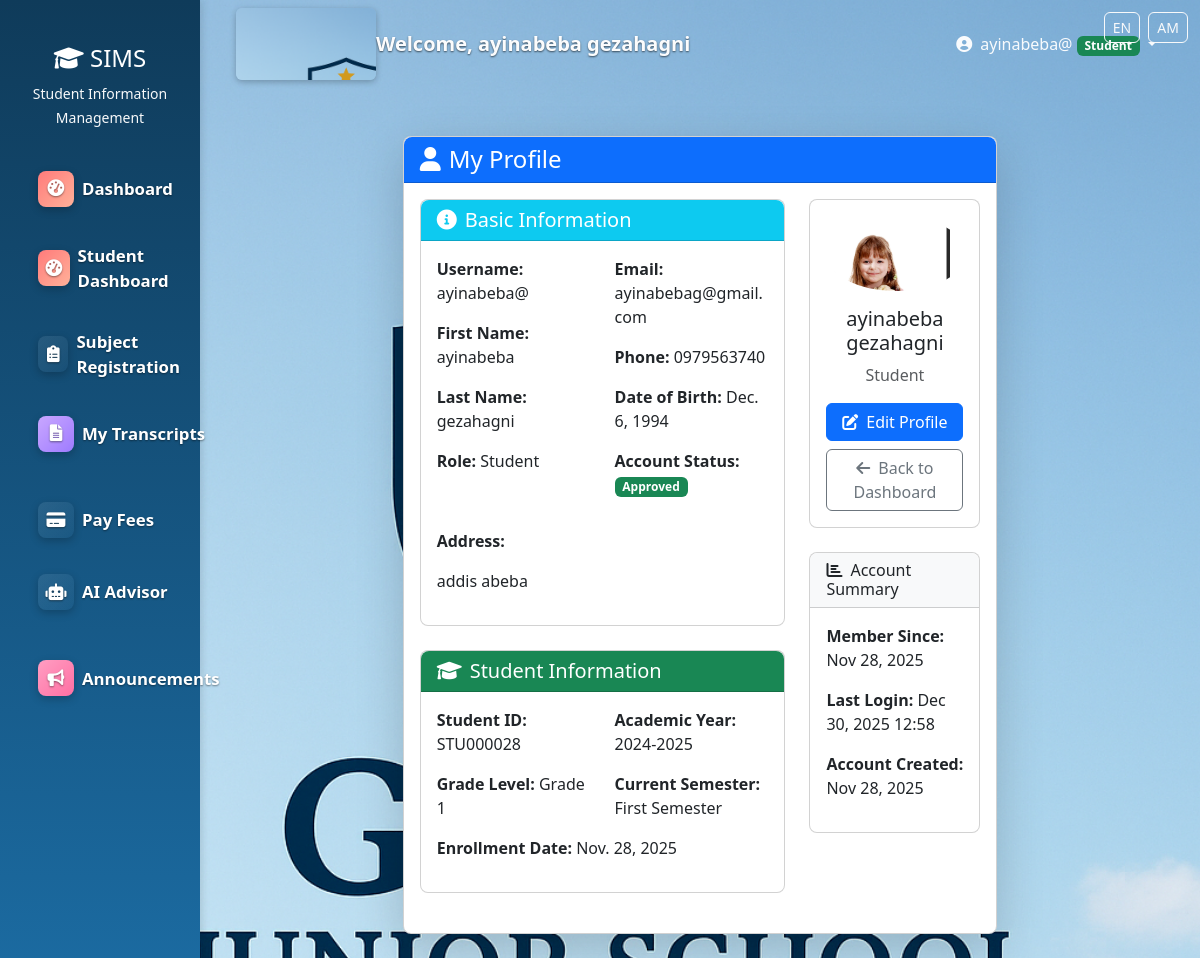
Page /users/profile/ (signed in) on the earlier database version.
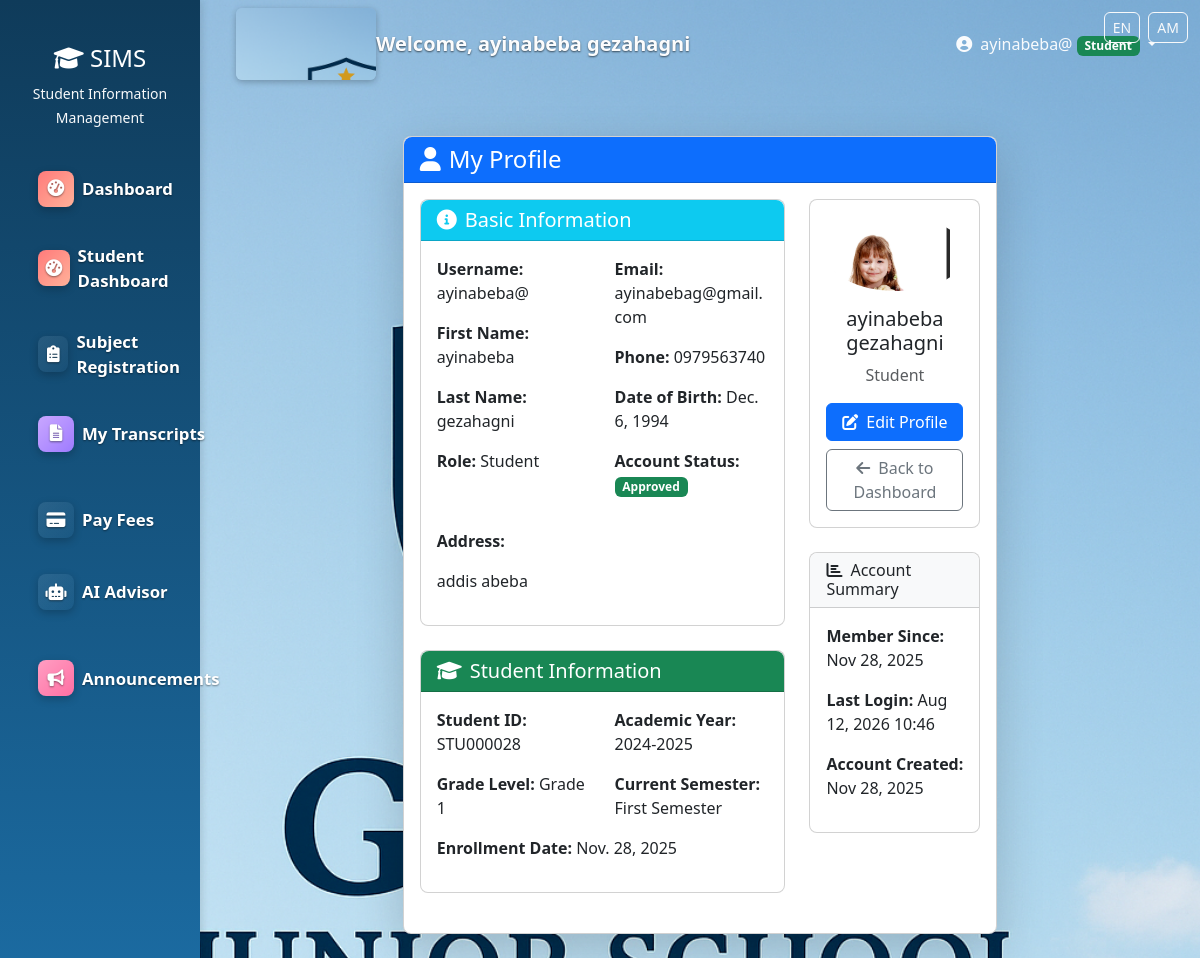
Same page on the later database version.
### users/models.py (models this page shows, shortened)
class User(AbstractUser):
    ROLE_CHOICES = (
        ('admin', 'Administrator'),
        ('teacher', 'Teacher'),
        ('student', 'Student'),
        ('registrar', 'Registrar'),
        ('finance', 'Finance Officer'),
        ('parent', 'Parent'),
    )
    role = models.CharField(max_length=20, choices=ROLE_CHOICES)
    phone = models.CharField(max_length=15, blank=True)
    address = models.TextField(blank=True)
    date_of_birth = models.DateField(null=True, blank=True)
    profile_picture = models.ImageField(upload_to='profiles/', null=True, blank=True)
    is_approved = models.BooleanField(default=False)
    created_at = models.DateTimeField(auto_now_add=True)

### users/views.py (the view)
# urls.py: path('profile/', views.profile, name='profile'),
@login_required
def profile(request):
    user = request.user
    context = {
        'user': user,
    }
    if user.role == 'student':
        try:
            context['student_profile'] = user.studentprofile
        except StudentProfile.DoesNotExist:
            pass
    elif user.role == 'teacher':
        try:
            context['teacher_profile'] = user.teacherprofile
        except TeacherProfile.DoesNotExist:
            pass
    elif user.role == 'parent':
        try:
            context['parent_profile'] = user.parentprofile
            context['linked_students'] = StudentParent.objects.filter(parent=user).select_related('student', 'student__studentprofile')
        except ParentProfile.DoesNotExist:
            pass
    elif user.role == 'admin':
        try:
            context['admin_profile'] = user.adminprofile
        except AdminProfile.DoesNotExist:
            pass
    elif user.role == 'registrar':
        try:
            context['registrar_profile'] = user.registrarprofile
        except RegistrarProfile.DoesNotExist:
            pass
    elif user.role == 'finance':
        try:
            context['finance_profile'] = user.financeprofile
        except FinanceProfile.DoesNotExist:
            pass
    return render(request, 'users/profile.html', context)

### users/models.py (called while the page is built)
    def get_current_semester_display(self):
        return dict(self.SEMESTER_CHOICES).get(self.current_semester, 'Unknown')

### templates/users/profile.html (shortened to what the changed rows need)
{% extends 'base.html' %}
{% load static %}
{% block content %}
<div class="container-fluid py-4">
    <div class="row justify-content-center">
        <div class="col-md-10 col-lg-8">
            <div class="card shadow-lg">
                <div class="card-header bg-primary text-white">
                    <h4 class="card-title mb-0">
                        <i class="fas fa-user me-2"></i>My Profile
                    </h4>
                </div>
                <div class="card-body">
                    <div class="row">
                        <div class="col-md-8">
                            <div class="card mb-4">
                                <div class="card-header bg-info text-white">
                                    <h5 class="card-title mb-0">
                                        <i class="fas fa-info-circle me-2"></i>Basic Information
                                    </h5>
                                </div>
                                <div class="card-body">
                                    <div class="row">
                                        <div class="col-md-6">
                                            <p><strong>Username:</strong> {{ user.username }}</p>
                                            <p><strong>First Name:</strong> {{ user.first_name }}</p>
                                            <p><strong>Last Name:</strong> {{ user.last_name }}</p>
                                            <p><strong>Role:</strong> {{ user.get_role_display }}</p>
                                        </div>
                                        <div class="col-md-6">
                                            <p><strong>Email:</strong> {{ user.email }}</p>
                                            <p><strong>Phone:</strong> {{ user.phone|default:"Not provided" }}</p>
                                            <p><strong>Date of Birth:</strong> {{ user.date_of_birth|default:"Not provided" }}</p>
                                            <p><strong>Account Status:</strong>
                                                <span class="badge {% if user.is_approved %}bg-success{% else %}bg-warning{% endif %}">
                                                    {% if user.is_approved %}Approved{% else %}Pending Approval{% endif %}
                                                </span>
                                            </p>
                                        </div>
                                    </div>
                                    <div class="mt-3">
                                        <p><strong>Address:</strong> {{ user.address|default:"Not provided"|linebreaks }}</p>
                                    </div>
                                </div>
                            </div>
                            {% if user.role == 'student' and student_profile %}
                            <div class="card mb-4">
                                <div class="card-header bg-success text-white">
                                    <h5 class="card-title mb-0">
                                        <i class="fas fa-graduation-cap me-2"></i>Student Information
                                    </h5>
                                </div>
                                <div class="card-body">
                                    <div class="row">
                                        <div class="col-md-6">
                                            <p><strong>Student ID:</strong> {{ student_profile.student_id }}</p>
                                            <p><strong>Grade Level:</strong> Grade {{ student_profile.grade_level }}</p>
                                        </div>
                                        <div class="col-md-6">
                                            <p><strong>Academic Year:</strong> {{ student_profile.academic_year }}</p>
                                            <p><strong>Current Semester:</strong> {{ student_profile.get_current_semester_display }}</p>
                                        </div>
                                    </div>
                                    <p><strong>Enrollment Date:</strong> {{ student_profile.enrollment_date }}</p>
                                </div>
                            </div>
                            {% endif %}
                        </div>
                        <div class="col-md-4">
                            <div class="card mb-4">
                                <div class="card-body text-center">
                                    {% if user.profile_picture %}
                                        <img src="{{ user.profile_picture.url }}" alt="Profile Picture"
                                             class="rounded-circle mb-3 img-fluid profile-pic" />
                                    {% else %}
                                        <div class="bg-light rounded-circle d-inline-flex align-items-center justify-content-center mb-3"
                                             style="width: 150px; height: 150px;">
                                            <i class="fas fa-user fa-4x text-secondary"></i>
                                        </div>
                                    {% endif %}
                                    <h5>{{ user.get_full_name|default:user.username }}</h5>
                                    <p class="text-muted">{{ user.get_role_display }}</p>
                                    <div class="d-grid gap-2">
                                        <a href="{% url 'edit_profile' %}" class="btn btn-primary">
                                            <i class="fas fa-edit me-2"></i>Edit Profile
                                        </a>
                                        <a href="{% url 'dashboard' %}" class="btn btn-outline-secondary">
                                            <i class="fas fa-arrow-left me-2"></i>Back to Dashboard
                                        </a>
                                    </div>
                                </div>
                            </div>
                            <div class="card">
                                <div class="card-header bg-light">
                                    <h6 class="card-title mb-0">
                                        <i class="fas fa-chart-bar me-2"></i>Account Summary
                                    </h6>
                                </div>
                                <div class="card-body">
                                    <p><strong>Member Since:</strong> {{ user.date_joined|date:"M d, Y" }}</p>
                                    <p><strong>Last Login:</strong> {{ user.last_login|date:"M d, Y H:i"|default:"Never" }}</p>
                                    <p><strong>Account Created:</strong> {{ user.created_at|date:"M d, Y" }}</p>
                                </div>
                            </div>
                        </div>
                    </div>
                </div>
            </div>
        </div>
    </div>
</div>
{% endblock %}

### templates/base.html (shortened to what the changed rows need)
<!DOCTYPE html>
{% load i18n %}
<html lang="{{ LANGUAGE_CODE|default:'en' }}">
  <head>
    {% load static %}
    <link
      href="https://cdn.jsdelivr.net/npm/bootstrap@5.3.0/dist/css/bootstrap.min.css"
      rel="stylesheet"
    />
    <link
      href="https://cdnjs.cloudflare.com/ajax/libs/font-awesome/6.0.0/css/all.min.css"
      rel="stylesheet"
    />
  </head>
  <body>
    {% if user.is_authenticated %}
    <div class="container-fluid">
      <div class="row">
        <nav class="col-md-3 col-lg-2 d-none d-md-block sidebar">
          <div class="position-sticky pt-4">
            <div class="text-center mb-4">
              <h4 class="text-white">
                <i class="fas fa-graduation-cap"></i> SIMS
              </h4>
              <small class="text-light">Student Information Management</small>
            </div>
            <ul class="nav flex-column">
              <li class="nav-item">
                <a
                  class="nav-link {% if request.resolver_match.url_name == 'dashboard' %}active{% endif %}"
                  href="{% url 'dashboard' %}"
                >
                  <i class="fas fa-tachometer-alt me-2"></i>Dashboard
                </a>
              </li>
              {% if user.role == 'student' or user.is_student %}
              <li class="nav-item">
                <a class="nav-link" href="{% url 'student_dashboard' %}">
                  <i class="fas fa-tachometer-alt me-2"></i>Student Dashboard
                </a>
              </li>
              <li class="nav-item">
                <a class="nav-link" href="{% url 'subject_registration' %}">
                  <i class="fas fa-clipboard-list me-2"></i>Subject Registration
                </a>
              </li>
              <li class="nav-item">
                <a class="nav-link" href="{% url 'view_transcripts' %}">
                  <i class="fas fa-file-alt me-2"></i>My Transcripts
                </a>
              </li>
              <li class="nav-item">
                <a class="nav-link" href="{% url 'pay_fees' %}">
                  <i class="fas fa-credit-card me-2"></i>Pay Fees
                </a>
              </li>
              <li class="nav-item">
                <a class="nav-link" href="{% url 'interact_with_ai' %}">
                  <i class="fas fa-robot me-2"></i>AI Advisor
                </a>
              </li>
              <li class="nav-item">
                <a class="nav-link" href="{% url 'view_announcements' %}">
                  <i class="fas fa-bullhorn me-2"></i>Announcements
                </a>
              </li>
              {% endif %}
            </ul>
          </div>
        </nav>
        <main class="col-md-9 ms-sm-auto col-lg-10 px-md-4 main-content">
          <nav
            class="navbar navbar-expand-lg navbar-light bg-white shadow-sm mb-4"
          >
            <div class="container-fluid">
              <span class="site-logo" aria-hidden="true"></span>
              <span class="navbar-brand">Welcome, {{ user.get_full_name|default:user.username }}</span>
              <div class="navbar-nav ms-auto">
                <div class="nav-item dropdown">
                  <a
                    class="nav-link dropdown-toggle"
                    href="#"
                    id="navbarDropdown"
                    role="button"
                    data-bs-toggle="dropdown"
                  >
                    <i class="fas fa-user-circle me-1"></i> {{ user.username }}
                    <span
                      class="badge bg-{% if user.role == 'admin' %}danger{% elif user.role == 'teacher' %}info{% elif user.role == 'student' %}success{% elif user.role == 'parent' %}warning{% else %}secondary{% endif %}"
                    >
                      {{ user.get_role_display }}
                    </span>
                  </a>
                </div>
              </div>
            </div>
          </nav>
          <div class="container-fluid">{% block content %}{% endblock %}</div>
        </main>
      </div>
    </div>
    {% endif %}
  </body>
</html>

Differences in the rows shown:
changed User "ayinabeba gezahagni": last_login "Dec 30, 2025 12:58" → "Aug 12, 2026 10:46"
